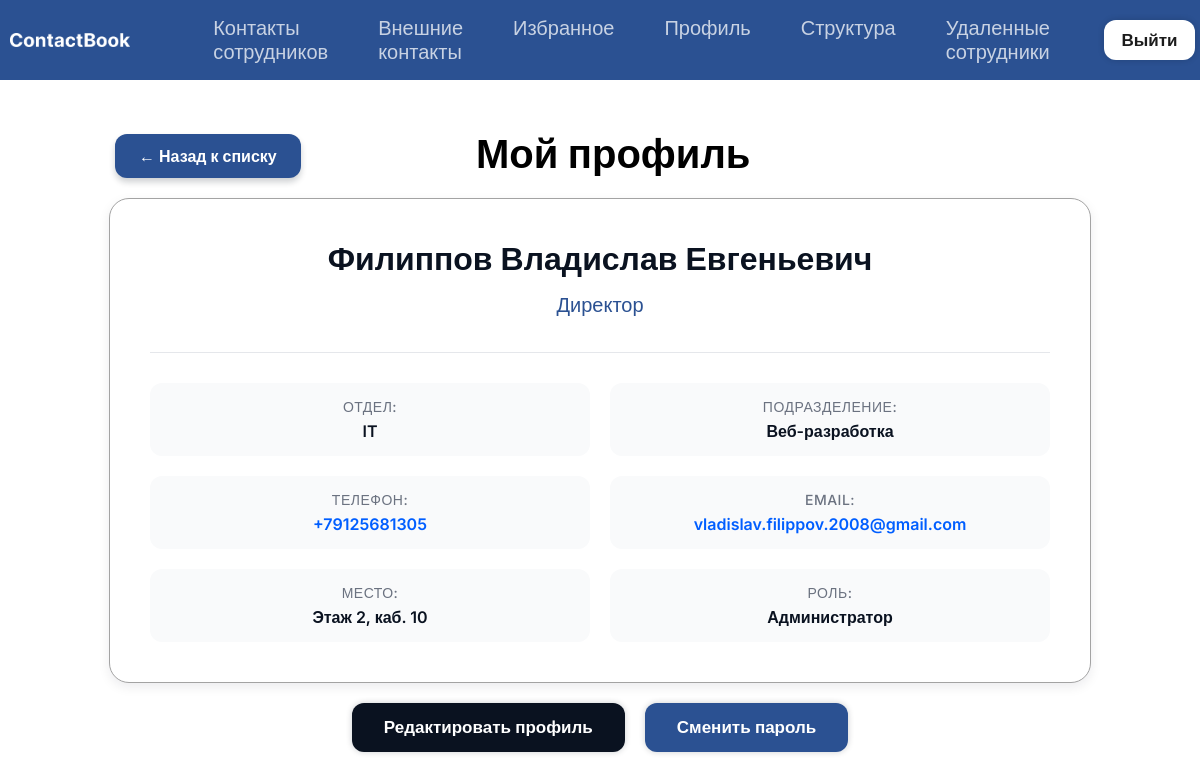
The app's page /profile/ (signed in) with its own data.
### ContactBook/models.py (models this page shows, shortened)
class Employee(models.Model):
    last_name = models.CharField(max_length=50, verbose_name='Фамилия')
    first_name = models.CharField(max_length=50, verbose_name='Имя')
    middle_name = models.CharField(max_length=50, blank=True, null=True, verbose_name='Отчество')
    department = models.ForeignKey(Department, on_delete=models.PROTECT, verbose_name='Отдел')
    subdivision = models.ForeignKey(Subdivision, on_delete=models.SET_NULL, blank=True, null=True, verbose_name='Подразделение')
    position = models.CharField(max_length=100, verbose_name='Должность')
    phone = models.CharField(max_length=20, unique=True, verbose_name='Телефон')
    floor = models.CharField(max_length=50, verbose_name='Этаж')
    cabinet = models.CharField(max_length=50, blank=True, null=True, verbose_name='Кабинет')
    role = models.CharField(
        max_length=20,
        choices=[('user', 'Пользователь'), ('admin', 'Администратор')],
        default='user',
        verbose_name='Роль'
    )
    user_account = models.OneToOneField(User, on_delete=models.CASCADE, null=True, blank=True, related_name='employee_profile', verbose_name='Аккаунт входа')
    is_deleted = models.BooleanField(default=False, verbose_name='Удалён')
    deleted_at = models.DateTimeField(null=True, blank=True, verbose_name='Дата удаления')
    objects = EmployeeManager()
    all_objects = models.Manager()
    class Meta:
        verbose_name_plural = 'Сотрудники'

class Department(models.Model):
    name = models.CharField(max_length=100, unique=True, verbose_name='Название отдела')
    class Meta:
        verbose_name_plural = 'Отделы'

class Subdivision(models.Model):
    name = models.CharField(max_length=100, verbose_name='Название подразделения')
    department = models.ForeignKey(Department, on_delete=models.CASCADE, related_name='subdivisions', verbose_name='Родительский отдел')
    class Meta:
        constraints = [
            models.UniqueConstraint(fields=['name', 'department'], name='unique_subdivision_name_per_dept')
        ]
        verbose_name_plural = 'Подразделения'

### ContactBook/views.py (the view)
# urls.py: path('profile/', views.my_profile, name='my_profile'),
@login_required
def my_profile(request):
    employee = request.user.employee_profile
    context = {
        'employee': employee,
        'user_email': request.user.email
    }
    if employee.role == 'admin':
        context['departments'] = Department.objects.all()
        context['subdivisions'] = Subdivision.objects.all()
    return render(request, 'contactbook/my_profile.html', context)

### ContactBook/templates/contactbook/my_profile.html (shortened to what this page needs)
{% extends "base.html" %}
{% block content %}
<div class="profile-container">
    <div class="profile-header">
        <div class="nazad">
            <a href="{% url 'contactbook:employee_list' %}" class="btn back-link">← Назад к списку</a>
        </div>
        <h1>Мой профиль</h1>
    </div>
    <div class="profile-card">
        <div class="profile-info">
            <h2>{{ employee.last_name }} {{ employee.first_name }} {{ employee.middle_name|default:"" }}</h2>
            <p class="profile-position">{{ employee.position }}</p>
            <div class="profile-details">
                <div class="detail-item">
                    <span class="detail-label">ОТДЕЛ:</span>
                    <span class="detail-value">{{ employee.department.name }}</span>
                </div>
                <div class="detail-item">
                    <span class="detail-label">ПОДРАЗДЕЛЕНИЕ:</span>
                    <span class="detail-value">{{ employee.subdivision.name|default:"Не указано" }}</span>
                </div>
                <div class="detail-item">
                    <span class="detail-label">ТЕЛЕФОН:</span>
                    <span class="detail-value">
                        <span class="copy-data" onclick="copyToClipboard(this)">{{ employee.phone }}</span>
                    </span>
                </div>
                <div class="detail-item">
                    <span class="detail-label">EMAIL:</span>
                    <span class="detail-value">
                        <span class="copy-data" onclick="copyToClipboard(this)">{{ user_email }}</span>
                    </span>
                </div>
                <div class="detail-item">
                    <span class="detail-label">МЕСТО:</span>
                    <span class="detail-value">
                        Этаж {{ employee.floor }}{% if employee.cabinet %}, каб. {{ employee.cabinet }}{% endif %}
                    </span>
                </div>
                <div class="detail-item">
                    <span class="detail-label">РОЛЬ:</span>
                    <span class="detail-value">{{ employee.get_role_display }}</span>
                </div>
            </div>
        </div>
    </div>
    <div class="prof-btn">
        <button type="button" id="open-edit-modal" class="btn btn-primary">Редактировать профиль</button>
        {% if employee.user_account == request.user %}
            <button type="button" id="open-pass-modal" class="btn btn-secondary">Сменить пароль</button>
        {% endif %}
    </div>
</div>
{% endblock %}

### ContactBook/static/css/style.css (style rules this page uses)
html,body { width: 100%; height: 100%; background-color: #ffffff; font-family: "Inter", sans-serif; padding: 0; margin: 0; }
.profile-container { width: 100%; height: 100%; display: flex; flex-direction: column; justify-content: center; align-items: center; gap: 20px; }
.profile-header { width: 100%; max-width: 970px; display: flex; justify-content: center; align-items: end; }
.profile-header > h1 { width: 70%; font-size: 40px; margin:0; margin-left: 100px; }
.nazad { width: 30%; display: flex; justify-content: left; align-items: start; }
.profile-card { width: 100%; max-width: 900px; background: #ffffff; border: 1.5px solid #a3a3a3; border-radius: 20px; padding: 40px; box-shadow: 0 4px 12px rgba(10, 18, 32, 0.08); display: flex; flex-direction: column; gap: 30px; margin-top: 0; }
.profile-info { text-align: center; display: flex; flex-direction: column; gap: 10px; }
.profile-info > h2 { font-size: 32px; color: #0a1220; margin: 0; font-weight: 600; }
.profile-position { font-size: 20px; color: #2b5192; font-weight: 500; margin: 5px 0; }
.profile-details { display: grid; grid-template-columns: repeat(2, 1fr); gap: 20px; margin-top: 20px; padding-top: 30px; border-top: 1px solid #e5e7eb; }
.detail-item { display: flex; flex-direction: column; gap: 6px; padding: 15px; background: #f9fafb; border-radius: 12px; }
.detail-label { font-size: 14px; color: #6b7280; font-weight: 500; text-transform: uppercase; letter-spacing: 0.5px; }
.detail-value { font-size: 16px; color: #0a1220; font-weight: 600; }
.prof-btn { width: 100%; max-width: 970px; display: flex; justify-content: center; align-items: center; gap: 20px; }
.btn { padding: 14px 32px; border-radius: 12px; font-size: 17px; font-weight: 600; text-decoration: none; display: flex; align-items: center; gap: 10px; border: none; cursor: pointer; font-family: "Inter", sans-serif; white-space: nowrap; }
.btn-primary { background-color: #0a1220; color: white; box-shadow: 0 0px 6px rgba(10, 18, 32, 0.2); transition: all 0.2s ease; }
.btn-secondary { background-color: #2b5192; color: #ffffff; transition: all 0.2s ease; box-shadow: 0 0px 6px rgba(10, 18, 32, 0.2); }
.back-link { align-self: flex-start; background-color: #2b5192; color: white; padding: 12px 24px; border-radius: 12px; text-decoration: none; font-weight: 600; font-size: 16px; box-shadow: 0 0px 6px rgba(18, 52, 112, 0.2); display: flex; align-items: center; transition: all 0.2s ease; box-shadow: 0 4px 6px rgba(10, 18, 32, 0.2); }
.copy-data { color: #005eff; text-decoration: none; }

### records on screen
Employee: last_name "Филиппов", first_name "Владислав", middle_name "Евгеньевич", position "Директор", department.name "IT", subdivision.name "Веб-разработка", phone "+79125681305", floor "2", cabinet "10", role "Администратор"

### other values on screen
{{ user_email }} "vladislav.filippov.2008@gmail.com"
